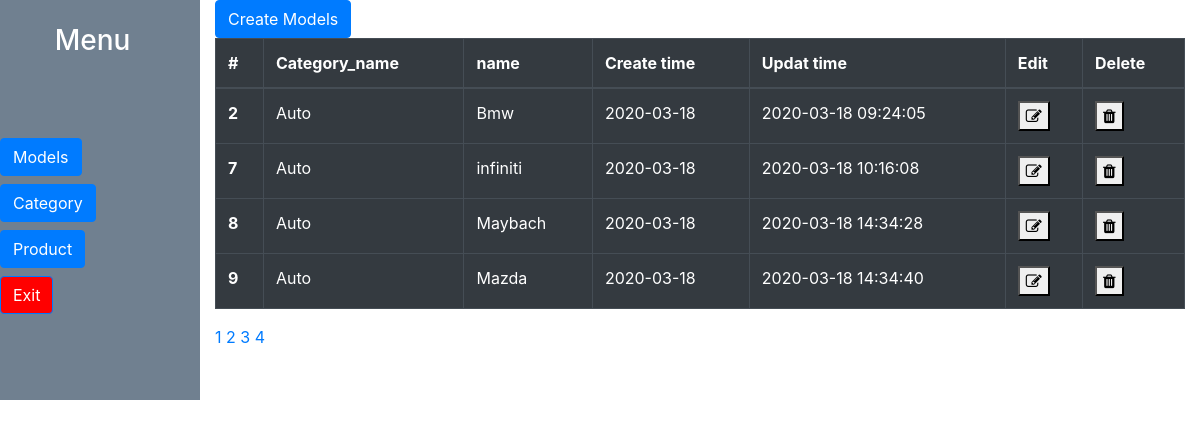
The app's page /models.php (signed in) with its own data.
### tables this page shows
CREATE TABLE IF NOT EXISTS `models` (
  `id` int(11) NOT NULL,
  `name` varchar(255) DEFAULT NULL,
  `category_id` int(11) DEFAULT NULL,
  `create_time` date DEFAULT NULL,
  `update_time` timestamp NULL DEFAULT NULL ON UPDATE CURRENT_TIMESTAMP
);

CREATE TABLE IF NOT EXISTS `categories` (
  `id` int(11) NOT NULL,
  `name` varchar(255) DEFAULT NULL,
  `create_time` datetime DEFAULT NULL,
  `update_time` timestamp NULL DEFAULT NULL ON UPDATE CURRENT_TIMESTAMP
);

### models.php (the view, shortened to what this page needs)
<?php
include "connect.php";
if (isset($_GET['page'])) {
    $page = $_GET['page'];
} else {
    $page = 1;
}
$notesOnePage = 4;
$from = ($page - 1) * $notesOnePage;
$models_category = $conn->query("SELECT  `mod`.*, `cat`.`name` AS `cat_name`
FROM `models` AS `mod`
         LEFT JOIN `categories` AS `cat`
                   ON `mod`.`category_id` = `cat`.`id`  LIMIT $from,$notesOnePage");
$models_category->execute();
$arrModels = $models_category->fetchAll(PDO::FETCH_ASSOC);
?>
<!doctype html>
<html lang="en">
<head>
    <link rel="stylesheet" href="https://cdnjs.cloudflare.com/ajax/libs/font-awesome/4.7.0/css/font-awesome.min.css">
    <link rel="stylesheet" href="https://stackpath.bootstrapcdn.com/bootstrap/4.4.1/css/bootstrap.min.css"
>
    <link rel="stylesheet" href="css/style.css">
</head>
<body>
<?php include "admin.php" ?>
<div class="col-10">
    <a class="btn btn-primary" href="create_models.php" role="button">Create Models</a>
    <table class="table table-bordered table-dark">
        <thead>
        <tr>
            <th scope="col">#</th>
            <th scope="col">Category_name</th>
            <th scope="col">name</th>
            <th scope="col">Create time</th>
            <th scope="col">Updat time</th>
            <th scope="col">Edit</th>
            <th scope="col">Delete</th>
        </tr>
        </thead>
        <tbody>
        <?php foreach ($arrModels as $c): ?>
            <tr>
                <th scope="row"><?= $c['id'] ?></th>
                <td><?= $c['cat_name'] ?></td>
                <td><?= $c['name'] ?></td>
                <td><?= $c['create_time'] ?></td>
                <td><?= $c['update_time'] ?></td>
                <td>
                    <button type="button" class="change" data-id="<?= $c['id']; ?>"><i
                                class="fa fa-pencil-square-o edit" aria-hidden="true"></i>
                    </button>
                </td>
                <td>
                    <button type="button" class="delete" data-id="<?= $c['id'] ?>"><i class="fa fa-trash del"
                                                                                      aria-hidden="true"></i>
                    </button>
                </td>
            </tr>
        <?php endforeach; ?>
        </tbody>
    </table>
<?php
 $countPage = $conn->query("SELECT COUNT(id) as count FROM `models`");
$countPage->execute();
$count =  $countPage->fetchAll(PDO::FETCH_ASSOC)[0]["count"];
$pagesCount = ceil($count / $notesOnePage);
    for($i = 1;$i <= $pagesCount;$i++){
        if($page == $i){
            echo "<a href='?page=$i' class='act'>$i </a>";
        }else{
            echo "<a href='?page=$i'>$i </a>";
        }
    }
?>
</div>
</body>
</html>

### admin.php (shortened to what this page needs)
<?php
if (!empty($_SESSION["login"]) && $_SESSION["bool"] == true) {
    ?>
    <!doctype html>
    <html lang="en">
    <head>
        <link rel="stylesheet" href="https://stackpath.bootstrapcdn.com/bootstrap/4.4.1/css/bootstrap.min.css"
>
        <link rel="stylesheet" href="css/style.css">
    </head>
    <body>
    <div class="container-fluid">
        <div class="row">
            <div class="col-2 pl-0 menu_style">
                <div class="text-center">
                    <div><h3 class="menu pt-4">Menu</h3></div>
                </div>
                <div class="links_one">
                    <a class="btn btn-primary mb-2" href="models.php" role="button">Models</a>
                </div>
                <div class="links_two">
                    <a class="btn btn-primary mb-2" href="cars.php" role="button">Category</a>
                </div>
                <div class="links_three">
                    <a class="btn btn-primary mb-2" href="product.php" role="button">Product</a>
                </div>
                <div class="links_for">
                    <a class="btn btn-primary mb-2 ex" href="logout.php" role="button">Exit</a>
                </div>
            </div>
    <?php
} else if (isset($_COOKIE["name"]) && isset($_COOKIE["Cookie_key"])) {
    include_once "connect.php";
    $Cok = $_COOKIE["Cookie_key"];
    $Cname = $_COOKIE["name"];
    echo "<pre>";
    $stmt = $conn->prepare("SELECT * FROM `users`");
    $stmt->execute();
    $CookInfo = $stmt->fetchAll(PDO::FETCH_ASSOC);
    if ($Cname == $CookInfo[0]['login'] && $Cok == $CookInfo[0]["cookie_key"]) {
        ?>
        <h1>COOKIE Run</h1>
        <a href="logout.php">Exit</a>
        <?php
    } else {
        header("Location:index.php");
        die();
    }
} else {
    header("Location:index.php");
    die();
}

### css/style.css (style rules this page uses)
.menu_style { height: 400px; background-color: slategray; }
.menu_style h3 { color:white; }
.ex { background-color: red; }
.links_one { margin-top: 80px; }
.act { text-decoration: none; }

### records on screen
models: id "2", category.name "Auto", name "Bmw", create_time "2020-03-18", update_time "2020-03-18 09:24:05"
models: id "7", category.name "Auto", name "infiniti", create_time "2020-03-18", update_time "2020-03-18 10:16:08"
models: id "8", category.name "Auto", name "Maybach", create_time "2020-03-18", update_time "2020-03-18 14:34:28"
models: id "9", category.name "Auto", name "Mazda", create_time "2020-03-18", update_time "2020-03-18 14:34:40"
